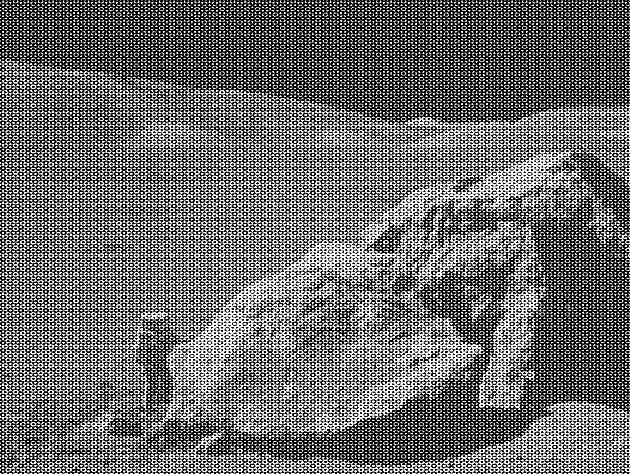
#> input picture moonlanding.png, 630 x 474 px
$ jupyter execute 09ex_algorithms.ipynb
#> lines starting #> are read from the running program, lines starting #| are printed output that depends on the picture
1\. **Hurricanes per Year**

The number of hurricanes in 2005 was 15. The historic average is 6.3. Is this number signficantly different?
- Assume the number of hurricanes is random, i.e. follows the Poisson distribution.
- Assume as statistically significant a probability that has a Z score of 3 or larger with respect a normal distribution.

**Hint**: compute the probability that in a single year are observed 15 or more hurricances.

[cell 1]
import pandas as pd
import numpy as np
import matplotlib.pyplot as plt
from scipy.stats import poisson,norm,t
from scipy import fftpack

mu = 6.3
x0 = 15


#1

w = mu - x0
x = np.linspace(-10, 30, 41)
y = poisson.pmf(x,mu)
plt.plot(x, y)
plt.fill_between(x, y, where=np.abs(x - mu) > np.abs(w), color='lightblue')
plt.axvline(x0, linestyle='--', color='red')
plt.axvline(mu, linestyle='--', color='lightblue')
plt.ylabel("$p(x)$")
plt.xlabel("$x$")
plt.show()
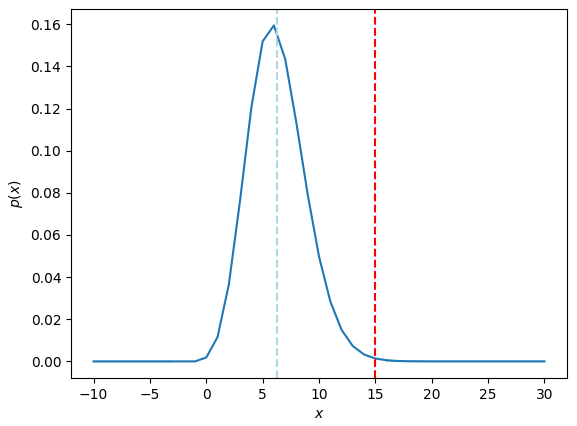
#> figure drawn by matplotlib, 1 panel; curve peaks at x = 6, y = 0.159


Z = 3
xs = np.linspace(-6, +6, 1000)
ts = norm.pdf(xs)
plt.plot(xs, ts)
plt.fill_between(xs, ts, where=np.abs(xs) > np.abs(Z), color='lightblue')
plt.axvline(Z, linestyle='--', color='red')
plt.axvline(-Z, linestyle='--', color='lightblue')
plt.ylabel("a.u.")
plt.xlabel("x")
plt.show()
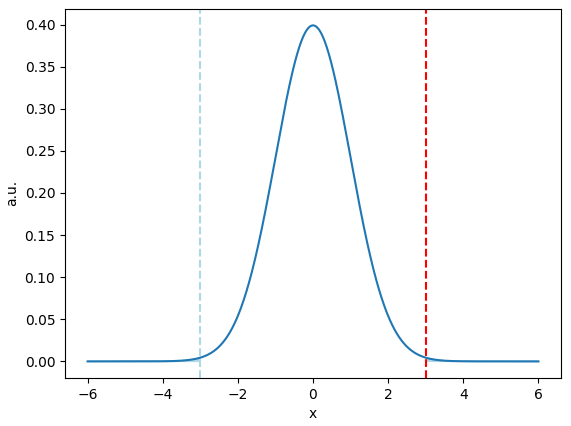
#> figure drawn by matplotlib, 1 panel; curve peaks at x = -0.00601, y = 0.399

pvalue = norm.cdf(-Z) + (1. - norm.cdf(Z))
print("p-value =", pvalue)

2\. **Pairwise t-test**

In an experiment, a group of 10 individuals agreed to participate in a study of blood pressure changes following exposure to halogen lighting. Resting systolic blood pressure was recorded for each individual. The participants were then exposed to 20 minutes in a room lit only by halogen lamps. A post-exposure systolic blood pressure reading was recorded for each individual. The results are presented in the following data set:

```python
pre = np.array([120, 132, 120, 110, 115, 128, 120, 112, 110, 100])
post = np.array([140, 156, 145, 130, 117, 148, 137, 119, 127, 135])
```

Determine whether the change in blood pressures within our sample was statistically significant.

**Hint:**
in this case, the Student's $t$-test should be performed to compare the two datasets.
Use the following test statistics:

$$T = \frac{\bar{x}_1 - \bar{x}_2}{\sigma \sqrt{\frac{2}{n}}}$$

and

$$\sigma = \sqrt{\frac{\sigma_1^2 + \sigma_2^2}{2}}$$

[cell 2]
pre = np.array([120, 132, 120, 110, 115, 128, 120, 112, 110, 100])
post = np.array([140, 156, 145, 130, 117, 148, 137, 119, 127, 135])

pre_mean = np.mean(pre)
post_mean = np.mean(post)
pre_sigma = np.sqrt(np.var(pre, ddof=1))
post_sigma = np.sqrt(np.var(post, ddof=1))
sigma = np.sqrt((pre_sigma**2 + post_sigma**2)/2)

n = len(pre)
T = (pre_mean - post_mean) / (sigma * np.sqrt(2/n))
print("T=: ",T)
pvalue = t.cdf(T, n - 1) + (1. - t.cdf(-T, n - 1))
print("p-value =", pvalue)

3\. **FFT of a simple dataset**

Perform a periodicity analysis on the lynxs-hares population, i.e. determine what is the period of the population of these animals.

[cell 3]
#I couldn't find the dataset.

4\. **FFT of an image**

Write a filter that removes the periodic noise from the `moonlanding.png` image by using a 2-dimensional FFT.

* Import the image as a 2D numpy array using `plt.imread("moonlanding.png")`. Examine the image with `plt.imshow()`, which is heavily contaminated with periodic noise.
* Check the documentation of the `scipy.fftpack` package, and find the method that performs a 2D FFT. Plot the spectrum (Fourier transform of) the image. **Hint**: use `LogNorm` to plot the colors in log scale:
```Python
from matplotlib.colors import LogNorm
plt.imshow(image, norm=LogNorm(vmin=5))
```
* Inspect the spectrum, and try to locate the regions of the power spectrum that contain the signal and those which contain the periodic noise. Use array slicing to set the noise regions to zero.
* Apply the inverse Fourier transform to plot the resulting image.

[cell 4]
import numpy as np
import matplotlib.pyplot as plt
from scipy import fftpack
from matplotlib.colors import LogNorm

#print the image
image = plt.imread("moonlanding.png")
#> image is the input picture: shape (474, 630) float32; min 0, max 1, mean 0.424
plt.imshow(image,plt.cm.gray)
plt.title('Moonlanding image')
plt.figure()

#Perform 2D FFT and plot the FFT image
fft2_image = fftpack.fft2(image)
plt.imshow(np.abs(fft2_image), norm=LogNorm(vmin=5))
plt.title('FFT')
plt.colorbar()
plt.figure()


keep_fraction = 0.1
im_fft2 = fft2_image.copy()
r, c = im_fft2.shape
#> r = 474; c = 630
im_fft2[int(r*keep_fraction):int(r*(1-keep_fraction))] = 0
im_fft2[:, int(c*keep_fraction):int(c*(1-keep_fraction))] = 0
plt.figure()
plt.imshow(np.abs(im_fft2), norm=LogNorm(vmin=5))
plt.colorbar()
plt.title('Filtered Spectrum')


fft2_new = fftpack.ifft2(im_fft2).real
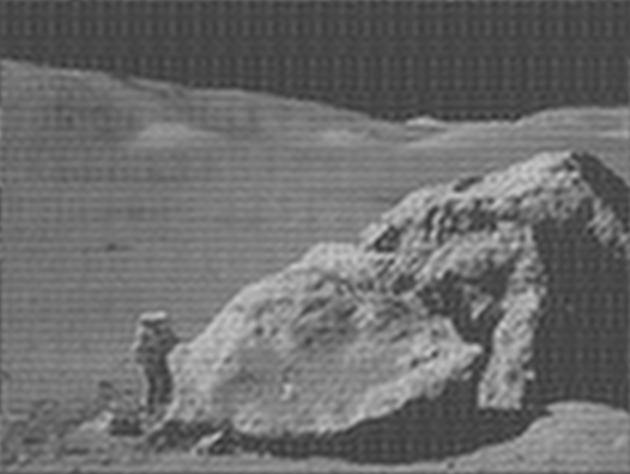
#> fft2_new: shape (474, 630) float32; min 0.184, max 0.791, mean 0.424
plt.figure()
plt.imshow(fft2_new, plt.cm.gray)
plt.title('Resulting Image')
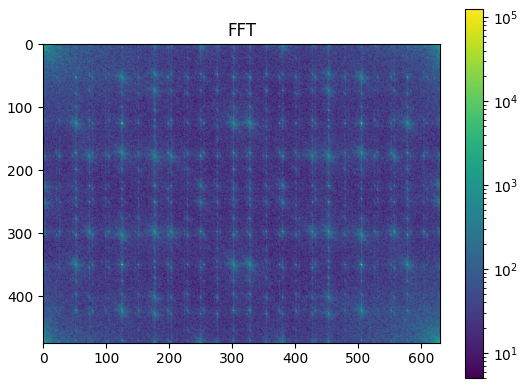
#> figure drawn by matplotlib, 2 panels
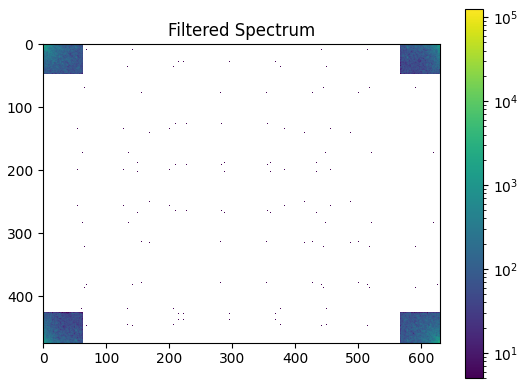
#> figure drawn by matplotlib, 2 panels
